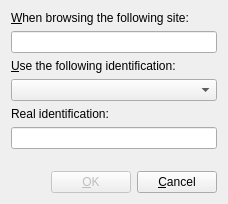
<ui version="4.0" >
 <class>UAProviderDlgUI</class>
 <widget class="QWidget" name="UAProviderDlgUI" >
  <layout class="QVBoxLayout" >
   <item>
    <widget class="QLabel" name="lbSite" >
     <property name="whatsThis" >
      <string>&lt;qt>
Enter the site or domain name where a fake browser identification should be used.&lt;p>
&lt;u>NOTE:&lt;/u> Wildcard syntax such as \"*,?\" is NOT allowed: instead, use the top level address of a site to make generic matches; for example, if you want all KDE sites to receive a fake browser identification, you would enter &lt;code>.kde.org&lt;/code> - the fake identity would then be sent to any KDE site that ends with &lt;code>.kde.org&lt;/code>.
&lt;/qt></string>
     </property>
     <property name="text" >
      <string>&amp;When browsing the following site:</string>
     </property>
     <property name="wordWrap" >
      <bool>false</bool>
     </property>
     <property name="buddy" >
      <cstring>leSite</cstring>
     </property>
    </widget>
   </item>
   <item>
    <widget class="KLineEdit" name="leSite" >
     <property name="whatsThis" >
      <string>&lt;qt>
Enter the site or domain name where a fake browser identification should be used.&lt;p>
&lt;u>NOTE:&lt;/u> Wildcard syntax such as \"*,?\" is NOT allowed: instead, use the top level address of a site to make generic matches; for example, if you want all KDE sites to receive a fake browser identification, you would enter &lt;code>.kde.org&lt;/code> - the fake identity would then be sent to any KDE site that ends with &lt;code>.kde.org&lt;/code>.
&lt;/qt></string>
     </property>
    </widget>
   </item>
   <item>
    <widget class="QLabel" name="lbAlias" >
     <property name="whatsThis" >
      <string>&lt;qt>
Select the browser identification to use whenever contacting the site you specified above.
&lt;/qt></string>
     </property>
     <property name="text" >
      <string>&amp;Use the following identification:</string>
     </property>
     <property name="wordWrap" >
      <bool>false</bool>
     </property>
     <property name="buddy" >
      <cstring>leIdentity</cstring>
     </property>
    </widget>
   </item>
   <item>
    <widget class="KComboBox" name="cbAlias" >
     <property name="whatsThis" >
      <string>&lt;qt>
Select the browser identification to use whenever contacting the site you specified above.
&lt;/qt></string>
     </property>
    </widget>
   </item>
   <item>
    <widget class="QLabel" name="lbIdentity" >
     <property name="whatsThis" >
      <string>&lt;qt>
The actual browser identification text that will be sent to the remote machine.
&lt;/qt></string>
     </property>
     <property name="text" >
      <string>Real identification:</string>
     </property>
     <property name="wordWrap" >
      <bool>false</bool>
     </property>
     <property name="buddy" >
      <cstring>leIdentity</cstring>
     </property>
    </widget>
   </item>
   <item>
    <widget class="KLineEdit" name="leIdentity" >
     <property name="whatsThis" >
      <string>&lt;qt>
The actual browser identification text that will be sent to the remote machine.
&lt;/qt></string>
     </property>
     <property name="readOnly" >
      <bool>true</bool>
     </property>
    </widget>
   </item>
   <item>
    <spacer>
     <property name="orientation" >
      <enum>Qt::Vertical</enum>
     </property>
     <property name="sizeType" >
      <enum>QSizePolicy::Expanding</enum>
     </property>
     <property name="sizeHint" >
      <size>
       <width>21</width>
       <height>16</height>
      </size>
     </property>
    </spacer>
   </item>
   <item>
    <layout class="QHBoxLayout" >
     <item>
      <spacer>
       <property name="orientation" >
        <enum>Qt::Horizontal</enum>
       </property>
       <property name="sizeHint" >
        <size>
         <width>40</width>
         <height>20</height>
        </size>
       </property>
      </spacer>
     </item>
     <item>
      <widget class="QPushButton" name="pbOk" >
       <property name="enabled" >
        <bool>false</bool>
       </property>
       <property name="text" >
        <string>&amp;OK</string>
       </property>
      </widget>
     </item>
     <item>
      <widget class="QPushButton" name="pbCancel" >
       <property name="text" >
        <string>&amp;Cancel</string>
       </property>
      </widget>
     </item>
    </layout>
   </item>
  </layout>
 </widget>
 <layoutdefault spacing="6" margin="11" />
 <layoutfunction spacing="KDialog::spacingHint" margin="KDialog::marginHint" />
 <pixmapfunction>qPixmapFromMimeSource</pixmapfunction>
 <customwidgets>
  <customwidget>
   <class>KComboBox</class>
   <extends>QComboBox</extends>
   <header>kcombobox.h</header>
  </customwidget>
  <customwidget>
   <class>KLineEdit</class>
   <extends>QLineEdit</extends>
   <header>klineedit.h</header>
  </customwidget>
 </customwidgets>
 <includes>
  <include location="local" >klineedit.h</include>
  <include location="local" >kcombobox.h</include>
  <include location="local" >klineedit.h</include>
 </includes>
 <resources/>
 <connections/>
</ui>
